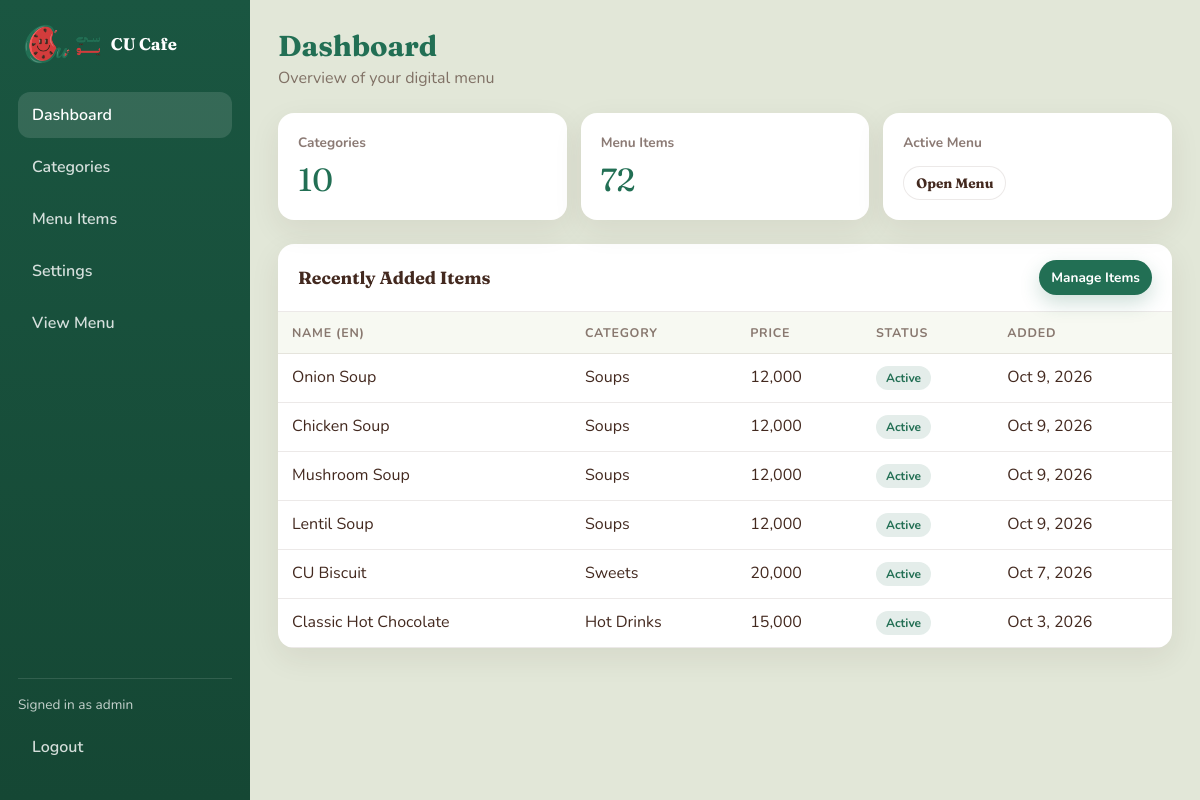
The page /admin/index.php (signed in) on the database its author committed.
### tables this page shows
CREATE TABLE `menu_items` (
  `id` int(10) UNSIGNED NOT NULL,
  `category_id` int(10) UNSIGNED NOT NULL,
  `name_en` varchar(160) NOT NULL,
  `name_ar` varchar(160) NOT NULL,
  `description_en` text DEFAULT NULL,
  `description_ar` text DEFAULT NULL,
  `price` decimal(10,2) NOT NULL DEFAULT 0.00,
  `status` tinyint(1) NOT NULL DEFAULT 1,
  `sort_order` int(11) NOT NULL DEFAULT 0,
  `created_at` timestamp NOT NULL DEFAULT current_timestamp()
);

CREATE TABLE `categories` (
  `id` int(10) UNSIGNED NOT NULL,
  `name_en` varchar(120) NOT NULL,
  `name_ar` varchar(120) NOT NULL,
  `sort_order` int(11) NOT NULL DEFAULT 0,
  `status` tinyint(1) NOT NULL DEFAULT 1,
  `created_at` timestamp NOT NULL DEFAULT current_timestamp()
);

### core/helpers.php (called while the page is built, shortened)
<?php
function e(?string $value): string
{
    return htmlspecialchars($value ?? '', ENT_QUOTES | ENT_SUBSTITUTE, 'UTF-8');
}
function url(string $path = ''): string
{
    return BASE_URL . '/' . ltrim($path, '/');
}
function asset(string $path): string
{
    return url('assets/' . ltrim($path, '/'));
}
function format_price(float|string $price): string
{
    return number_format((float) $price, 0);
}

### core/Database.php (called while the page is built, shortened)
<?php
class Database
{
    private static ?PDO $instance = null;
    public static function getInstance(): PDO
    {
        if (self::$instance === null) {
            $dsn = sprintf(
                'mysql:host=%s;dbname=%s;charset=%s',
                DB_HOST,
                DB_NAME,
                DB_CHARSET
            );
            self::$instance = new PDO($dsn, DB_USER, DB_PASS, [
                PDO::ATTR_ERRMODE => PDO::ERRMODE_EXCEPTION,
                PDO::ATTR_DEFAULT_FETCH_MODE => PDO::FETCH_ASSOC,
                PDO::ATTR_EMULATE_PREPARES => false,
            ]);
        }
        return self::$instance;
    }
}

### models/Category.php (called while the page is built, shortened)
<?php
class Category
{
    private PDO $db;
    public function __construct()
    {
        $this->db = Database::getInstance();
    }
    public function count(): int
    {
        return (int) $this->db->query('SELECT COUNT(*) FROM categories')->fetchColumn();
    }
}

### models/MenuItem.php (called while the page is built, shortened)
<?php
class MenuItem
{
    private PDO $db;
    public function __construct()
    {
        $this->db = Database::getInstance();
    }
    public function count(): int
    {
        return (int) $this->db->query('SELECT COUNT(*) FROM menu_items')->fetchColumn();
    }
    public function recent(int $limit = 5): array
    {
        $stmt = $this->db->prepare(
            'SELECT m.*, c.name_en AS category_name_en, c.name_ar AS category_name_ar
             FROM menu_items m
             LEFT JOIN categories c ON c.id = m.category_id
             ORDER BY m.created_at DESC, m.id DESC
             LIMIT ?'
        );
        $stmt->bindValue(1, $limit, PDO::PARAM_INT);
        $stmt->execute();
        return $stmt->fetchAll();
    }
}

### admin/index.php (the view, shortened to what this page needs)
<?php
$categoryModel = new Category();
$itemModel = new MenuItem();
$totalCategories = $categoryModel->count();
$totalItems = $itemModel->count();
$recentItems = $itemModel->recent(6);
$adminPage = 'dashboard';
require __DIR__ . '/includes/header.php';
?>
<div class="page-head">
    <div>
        <h1>Dashboard</h1>
        <p>Overview of your digital menu</p>
    </div>
</div>
<div class="stats">
    <div class="stat-card">
        <p class="stat-card__label">Categories</p>
        <p class="stat-card__value"><?= $totalCategories ?></p>
    </div>
    <div class="stat-card">
        <p class="stat-card__label">Menu Items</p>
        <p class="stat-card__value"><?= $totalItems ?></p>
    </div>
    <div class="stat-card">
        <p class="stat-card__label">Active Menu</p>
        <p class="stat-card__value" style="font-size:1.2rem;margin-top:14px;">
            <a class="btn btn-secondary btn-sm" href="<?= url('menu.php') ?>" target="_blank">Open Menu</a>
        </p>
    </div>
</div>
<div class="panel">
    <div class="panel__head">
        <h2>Recently Added Items</h2>
        <a class="btn btn-primary btn-sm" href="<?= url('admin/items.php') ?>">Manage Items</a>
    </div>
    <div class="table-wrap">
        <table>
            <thead>
                <tr>
                    <th>Name (EN)</th>
                    <th>Category</th>
                    <th>Price</th>
                    <th>Status</th>
                    <th>Added</th>
                </tr>
            </thead>
            <tbody>
                <?php if (!$recentItems): ?>
                    <tr><td colspan="5">No items yet.</td></tr>
                <?php else: ?>
                    <?php foreach ($recentItems as $item): ?>
                        <tr>
                            <td><?= e($item['name_en']) ?></td>
                            <td><?= e($item['category_name_en'] ?? '—') ?></td>
                            <td><?= e(format_price($item['price'])) ?></td>
                            <td>
                                <span class="badge <?= (int) $item['status'] === 1 ? 'badge-on' : 'badge-off' ?>">
                                    <?= (int) $item['status'] === 1 ? 'Active' : 'Hidden' ?>
                                </span>
                            </td>
                            <td><?= e(date('M j, Y', strtotime($item['created_at']))) ?></td>
                        </tr>
                    <?php endforeach; ?>
                <?php endif; ?>
            </tbody>
        </table>
    </div>
</div>
<?php require __DIR__ . '/includes/footer.php'; ?>

### admin/includes/header.php (shortened to what this page needs)
<?php
$adminPage = $adminPage ?? 'dashboard';
?>
<!DOCTYPE html>
<html lang="en" dir="ltr">
<head>
    <link rel="stylesheet" href="<?= asset('css/admin.css') ?>">
</head>
<body>
<div class="admin-shell">
    <aside class="sidebar" id="sidebar">
        <div class="sidebar__brand">
            <img src="<?= asset('img/cu_logo.png') ?>" alt="" style="object-fit:contain;background:transparent;">
            <span>CU Cafe</span>
        </div>
        <nav>
            <a class="nav-link <?= $adminPage === 'dashboard' ? 'is-active' : '' ?>" href="<?= url('admin/index.php') ?>">Dashboard</a>
            <a class="nav-link <?= $adminPage === 'categories' ? 'is-active' : '' ?>" href="<?= url('admin/categories.php') ?>">Categories</a>
            <a class="nav-link <?= $adminPage === 'items' ? 'is-active' : '' ?>" href="<?= url('admin/items.php') ?>">Menu Items</a>
            <a class="nav-link <?= $adminPage === 'settings' ? 'is-active' : '' ?>" href="<?= url('admin/settings.php') ?>">Settings</a>
            <a class="nav-link" href="<?= url('menu.php') ?>" target="_blank">View Menu</a>
        </nav>
        <div class="sidebar__foot">
            <p style="margin:0 0 10px;font-size:.85rem;opacity:.75;">
                Signed in as <?= e($_SESSION['wl_admin_user'] ?? 'admin') ?>
            </p>
            <a class="nav-link" href="<?= url('admin/logout.php') ?>">Logout</a>
        </div>
    </aside>
    <div class="admin-main">

### admin/includes/footer.php (shortened to what this page needs)
    </div>
</div>
</body>
</html>

### assets/css/admin.css (style rules this page uses)
:root { --brand-green: #226F54; --brand-red: #D33C3C; --soft-bg: #E2E7D8; --brown: #43291F; --white: #FFFFFF; --sidebar: #1a5641; --muted: rgba(67, 41, 31, 0.62); --border: rgba(67, 41, 31, 0.1); --radius: 16px; --font-display: "Fraunces", Georgia, serif; --font-body: "Nunito", sans-serif; --shadow: 0 10px 30px rgba(67, 41, 31, 0.08); }
*, *::before, *::after { box-sizing: border-box; }
body { margin: 0; font-family: var(--font-body); color: var(--brown); background: var(--soft-bg); min-height: 100vh; }
a { color: inherit; text-decoration: none; }
.btn { display: inline-flex; align-items: center; justify-content: center; gap: 8px; padding: 12px 18px; border: none; border-radius: 999px; font-weight: 700; cursor: pointer; transition: transform 0.2s, box-shadow 0.2s, background 0.2s; }
.btn-primary { background: var(--brand-green); color: var(--white); box-shadow: 0 8px 20px rgba(34, 111, 84, 0.22); }
.btn-secondary { background: var(--white); color: var(--brown); border: 1px solid var(--border); }
.btn-sm { padding: 8px 12px; font-size: 0.85rem; }
.admin-shell { display: grid; grid-template-columns: 250px 1fr; min-height: 100vh; }
.sidebar { background: linear-gradient(180deg, var(--sidebar), #154734); color: var(--white); padding: 24px 18px; position: sticky; top: 0; height: 100vh; display: flex; flex-direction: column; }
.sidebar__brand { display: flex; align-items: center; gap: 10px; margin-bottom: 28px; padding: 0 6px; }
.sidebar__brand img { width: auto; height: 40px; max-width: 96px; border-radius: 0; background: transparent; object-fit: contain; }
.sidebar__brand span { font-family: var(--font-display); font-weight: 700; font-size: 1.05rem; }
.nav-link { display: block; padding: 12px 14px; border-radius: 12px; margin-bottom: 6px; color: rgba(255, 255, 255, 0.82); font-weight: 600; transition: background 0.2s, color 0.2s; }
.nav-link:hover, .nav-link.is-active { background: rgba(255, 255, 255, 0.12); color: var(--white); }
.sidebar__foot { margin-top: auto; padding-top: 16px; border-top: 1px solid rgba(255, 255, 255, 0.12); }
.admin-main { padding: 28px 28px 40px; }
.page-head { display: flex; flex-wrap: wrap; align-items: center; justify-content: space-between; gap: 14px; margin-bottom: 24px; }
.page-head h1 { margin: 0; font-family: var(--font-display); font-size: 1.8rem; color: var(--brand-green); }
.page-head p { margin: 4px 0 0; color: var(--muted); }
.stats { display: grid; grid-template-columns: repeat(3, 1fr); gap: 14px; margin-bottom: 24px; }
.stat-card { background: var(--white); border-radius: var(--radius); padding: 20px; box-shadow: var(--shadow); }
.stat-card__label { margin: 0; font-size: 0.85rem; color: var(--muted); font-weight: 700; }
.stat-card__value { margin: 8px 0 0; font-family: var(--font-display); font-size: 2rem; color: var(--brand-green); }
.panel { background: var(--white); border-radius: var(--radius); box-shadow: var(--shadow); overflow: hidden; }
.panel__head { padding: 16px 20px; border-bottom: 1px solid var(--border); display: flex; align-items: center; justify-content: space-between; gap: 12px; }
.panel__head h2 { margin: 0; font-size: 1.1rem; font-family: var(--font-display); }
.table-wrap { overflow-x: auto; }
table { width: 100%; border-collapse: collapse; }
th, td { padding: 12px 14px; text-align: start; border-bottom: 1px solid var(--border); vertical-align: top; }
th { font-size: 0.78rem; letter-spacing: 0.06em; text-transform: uppercase; color: var(--muted); background: #f7f9f2; }
.badge { display: inline-flex; padding: 4px 10px; border-radius: 999px; font-size: 0.75rem; font-weight: 700; }
.badge-on { background: rgba(34, 111, 84, 0.12); color: var(--brand-green); }

### rows shown on the page
menu_items: name_en "Onion Soup", category.name_en "Soups", price "12,000", status "Active", created_at "Oct 9, 2026"
menu_items: name_en "Chicken Soup", category.name_en "Soups", price "12,000", status "Active", created_at "Oct 9, 2026"
menu_items: name_en "Mushroom Soup", category.name_en "Soups", price "12,000", status "Active", created_at "Oct 9, 2026"
menu_items: name_en "Lentil Soup", category.name_en "Soups", price "12,000", status "Active", created_at "Oct 9, 2026"
menu_items: name_en "CU Biscuit", category.name_en "Sweets", price "20,000", status "Active", created_at "Oct 7, 2026"
menu_items: name_en "Classic Hot Chocolate", category.name_en "Hot Drinks", price "15,000", status "Active", created_at "Oct 3, 2026"

### other values the page prints
$_SESSION['wl_admin_user'] "admin"
$totalCategories "10"
$totalItems "72"
